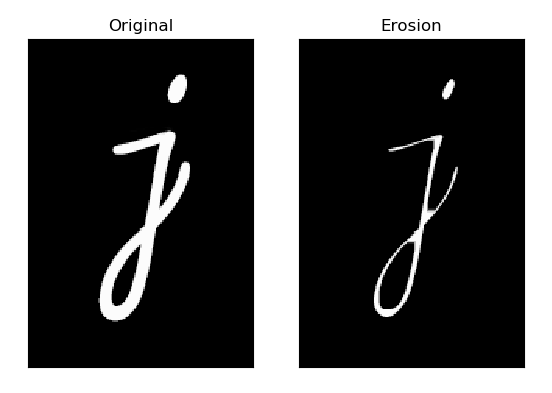

Source code (Python):
import cv2 
import numpy as np
from matplotlib import pyplot as plt

img = cv2.imread('j.png',0) 
kernel = np.ones((5,5),np.uint8) 
erosion = cv2.erode(img,kernel,iterations = 1)

img1 = cv2.cvtColor(img, cv2.COLOR_BGR2RGB)
img2 = cv2.cvtColor(erosion, cv2.COLOR_BGR2RGB)

plt.subplot(121),plt.imshow(img1),plt.title('Original') 
plt.xticks([]), plt.yticks([]) 
plt.subplot(122),plt.imshow(img2),plt.title('Erosion') 
plt.xticks([]), plt.yticks([]) 
plt.show()
